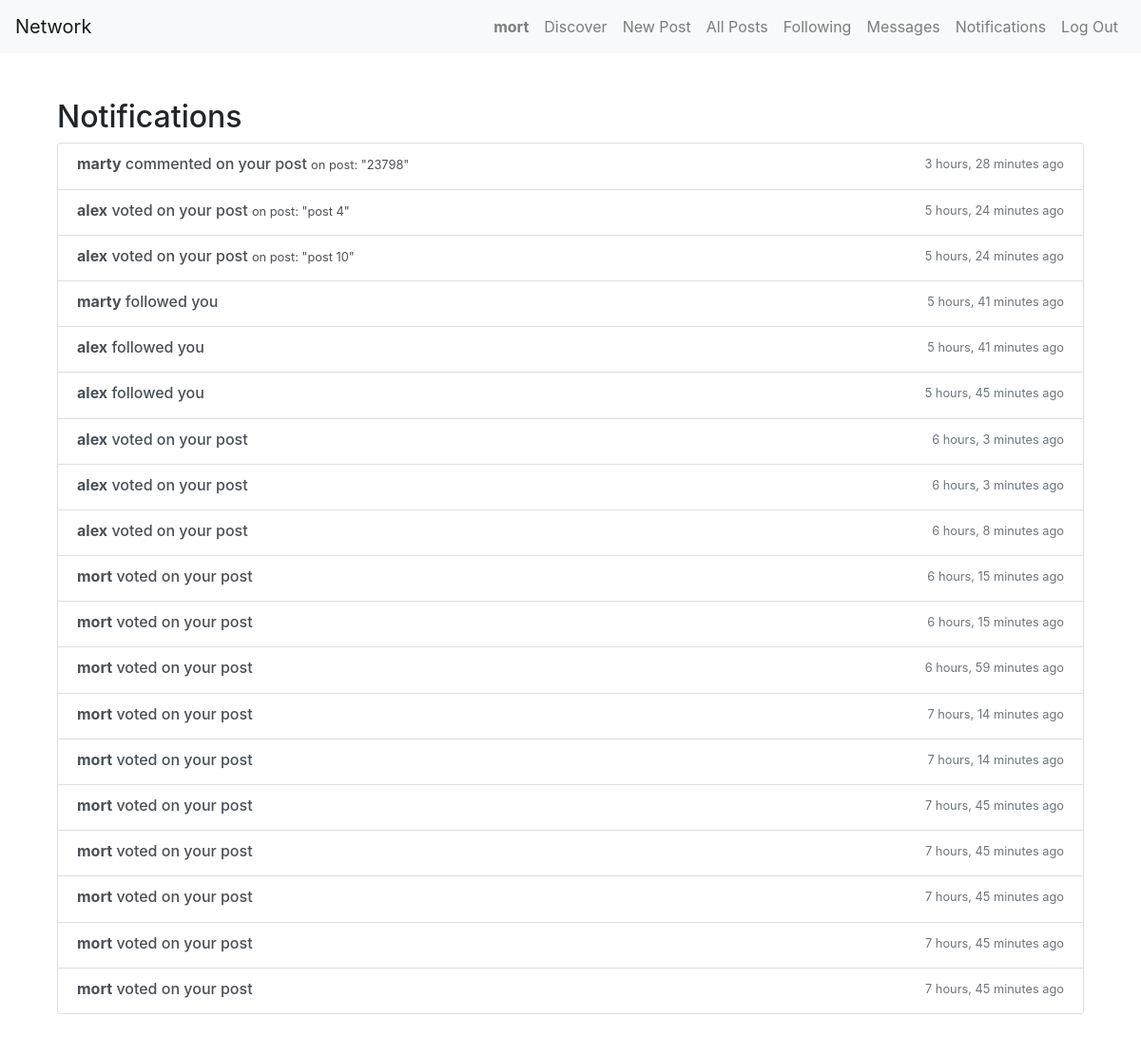
The page /notifications (signed in) on the database its author committed.
### network/models.py (models this page shows, shortened)
class User(AbstractUser):
    profile_picture = models.ImageField(upload_to='profile_pics/', null=True, blank=True)
    bio = models.TextField(max_length=500, blank=True)
    hidden_conversations = models.ManyToManyField('self', symmetrical=False, blank=True, related_name='hidden_by')  # this line

class Notification(models.Model):
    user = models.ForeignKey(User, on_delete=models.CASCADE, related_name='notifications')
    actor = models.ForeignKey(User, on_delete=models.SET_NULL, null=True)
    verb = models.CharField(max_length=50)  # e.g., "liked", "followed"
    post = models.ForeignKey(Post, on_delete=models.SET_NULL, null=True, blank=True)
    is_read = models.BooleanField(default=False)
    created_at = models.DateTimeField(auto_now_add=True)
    class Meta:
        ordering = ['-created_at']

class Post(models.Model):
    user = models.ForeignKey(User, on_delete=models.CASCADE, related_name='posts')
    content = models.TextField()
    timestamp = models.DateTimeField(auto_now_add=True)
    thumbs_up = models.ManyToManyField(User, related_name='upvoted_posts', blank=True)
    thumbs_down = models.ManyToManyField(User, related_name='downvoted_posts', blank=True)
    class Meta:
        ordering = ['-timestamp']

### network/views.py (the view)
# urls.py: path("notifications", views.notifications_view, name="notifications"),
@login_required
def notifications_view(request):
    notifs = request.user.notifications.all()[:30]
    Notification.objects.filter(user=request.user, is_read=False).update(is_read=True)
    return render(request, "network/notifications.html", {'notifications': notifs})

### network/context_processors.py (called while the page is built)
def unread_counts(request):
    if request.user.is_authenticated:
        unread_messages = request.user.received_messages.filter(is_read=False).count()
        unread_notifications = request.user.notifications.filter(
            is_read=False
        ).exclude(
            verb__icontains="message"  # Exclude any notification about messages
        ).count()
        return {
            'unread_messages_count': unread_messages,
            'unread_notifications_count': unread_notifications,
        }
    return {}

### network/templates/network/notifications.html
{% extends "network/layout.html" %}
{% block body %}
    <div class="container mt-5">
        <h2>Notifications</h2>
        {% if notifications %}
            <div class="list-group">
                {% for notif in notifications %}
                    <div class="list-group-item list-group-item-action">
                        <div class="d-flex w-100 justify-content-between">
                            <h6 class="mb-1">
                                <strong>{{ notif.actor.username }}</strong> {{ notif.verb }}
                                {% if notif.post %}
                                    <small>on post: "{{ notif.post.content|truncatewords:8 }}"</small>
                                {% endif %}
                            </h6>
                            <small class="text-muted">{{ notif.created_at|timesince }} ago</small>
                        </div>
                    </div>
                {% endfor %}
            </div>
        {% else %}
            <div class="text-center py-5">
                <h4 class="text-muted">No notifications yet.</h4>
                <p>Follow users or get likes to see activity here.</p>
            </div>
        {% endif %}
    </div>
{% endblock %}

### network/templates/network/layout.html (shortened to what this page needs)
{% load static %}
<!DOCTYPE html>
<html lang="en">
<head>
    <link rel="stylesheet" href="https://stackpath.bootstrapcdn.com/bootstrap/4.4.1/css/bootstrap.min.css">
    <link href="{% static 'network/styles.css' %}" rel="stylesheet">
    <link rel="stylesheet" href="https://cdnjs.cloudflare.com/ajax/libs/font-awesome/6.5.0/css/all.min.css">
    <link rel="stylesheet" href="https://cdnjs.cloudflare.com/ajax/libs/font-awesome/6.5.0/css/all.min.css" />
</head>
<body>
    <nav class="navbar navbar-expand-lg navbar-light bg-light">
        <a class="navbar-brand" href="{% url 'index' %}">Network</a>
        <div class="collapse navbar-collapse" id="navbarNav">
            <ul class="navbar-nav ml-auto">
                {% if user.is_authenticated %}
                    <li class="nav-item">
                        <a class="nav-link" href="{% url 'profile' user.username %}">
                            <strong>{{ user.username }}</strong>
                        </a>
                    </li>
                    <li class="nav-item">
                        <a class="nav-link" href="{% url 'discover_users' %}">Discover</a>
                    </li>
                    <li class="nav-item">
                         <a class="nav-link" href="{% url 'new_post' %}">New Post</a>
                    </li>
                    <li class="nav-item">
                        <a class="nav-link" href="{% url 'all_posts' %}">All Posts</a>
                    </li>
                    <li class="nav-item">
                        <a class="nav-link" href="{% url 'following' %}">Following</a>
                    </li>
                    <li class="nav-item position-relative">
                        <a class="nav-link" href="{% url 'messages_inbox' %}">
                            Messages
                        </a>
                    </li>
                    <li class="nav-item position-relative">
                        <a class="nav-link" href="{% url 'notifications' %}">
                            Notifications
                        </a>
                    </li>
                    <li class="nav-item">
                        <a class="nav-link" href="{% url 'logout' %}">Log Out</a>
                    </li>
                {% endif %}
            </ul>
        </div>
    </nav>
    <main class="container my-4">
        {% block body %}
        {% endblock %}
    </main>
</body>
</html>

### rows shown on the page
User: username "mort"
Notification: actor.username "marty", verb "commented on your post", post.content "23798", created_at "3 hours, 28 minutes"
Notification: actor.username "alex", verb "voted on your post", post.content "post 4", created_at "5 hours, 24 minutes"
Notification: actor.username "alex", verb "voted on your post", post.content "post 10", created_at "5 hours, 24 minutes"
Notification: actor.username "marty", verb "followed you", created_at "5 hours, 41 minutes"
Notification: actor.username "alex", verb "followed you", created_at "5 hours, 41 minutes"
Notification: actor.username "alex", verb "followed you", created_at "5 hours, 45 minutes"
Notification: actor.username "alex", verb "voted on your post", created_at "6 hours, 3 minutes"
Notification: actor.username "alex", verb "voted on your post", created_at "6 hours, 3 minutes"
Notification: actor.username "alex", verb "voted on your post", created_at "6 hours, 8 minutes"
Notification: actor.username "mort", verb "voted on your post", created_at "6 hours, 15 minutes"
Notification: actor.username "mort", verb "voted on your post", created_at "6 hours, 15 minutes"
Notification: actor.username "mort", verb "voted on your post", created_at "6 hours, 59 minutes"
Notification: actor.username "mort", verb "voted on your post", created_at "7 hours, 14 minutes"
Notification: actor.username "mort", verb "voted on your post", created_at "7 hours, 14 minutes"
Notification: actor.username "mort", verb "voted on your post", created_at "7 hours, 45 minutes"
Notification: actor.username "mort", verb "voted on your post", created_at "7 hours, 45 minutes"
Notification: actor.username "mort", verb "voted on your post", created_at "7 hours, 45 minutes"
Notification: actor.username "mort", verb "voted on your post", created_at "7 hours, 45 minutes"
Notification: actor.username "mort", verb "voted on your post", created_at "7 hours, 45 minutes"
